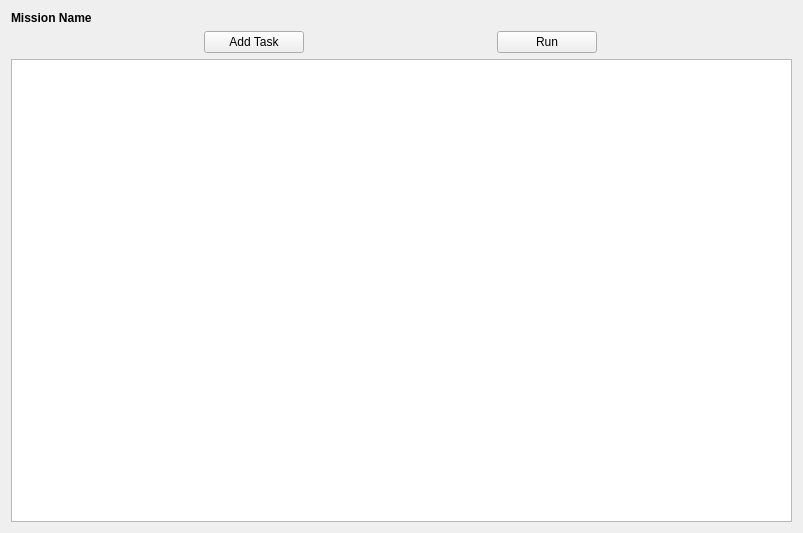
<?xml version="1.0" encoding="UTF-8"?>
<ui version="4.0">
 <class>TaskGroup</class>
 <widget class="QWidget" name="TaskGroup">
  <property name="geometry">
   <rect>
    <x>0</x>
    <y>0</y>
    <width>803</width>
    <height>533</height>
   </rect>
  </property>
  <property name="windowTitle">
   <string>Form</string>
  </property>
  <layout class="QVBoxLayout" name="verticalLayout_2">
   <item>
    <widget class="QLabel" name="MissionName">
     <property name="maximumSize">
      <size>
       <width>16777215</width>
       <height>20</height>
      </size>
     </property>
     <property name="font">
      <font>
       <bold>true</bold>
      </font>
     </property>
     <property name="text">
      <string>Mission Name</string>
     </property>
    </widget>
   </item>
   <item>
    <layout class="QHBoxLayout" name="horizontalLayout">
     <property name="spacing">
      <number>0</number>
     </property>
     <property name="sizeConstraint">
      <enum>QLayout::SetMinimumSize</enum>
     </property>
     <property name="leftMargin">
      <number>0</number>
     </property>
     <property name="topMargin">
      <number>0</number>
     </property>
     <item>
      <widget class="QPushButton" name="addtask">
       <property name="maximumSize">
        <size>
         <width>100</width>
         <height>16777215</height>
        </size>
       </property>
       <property name="text">
        <string>Add Task</string>
       </property>
       <property name="icon">
        <iconset theme="QIcon::ThemeIcon::AppointmentNew"/>
       </property>
      </widget>
     </item>
     <item>
      <widget class="QPushButton" name="run">
       <property name="maximumSize">
        <size>
         <width>100</width>
         <height>16777215</height>
        </size>
       </property>
       <property name="text">
        <string>Run</string>
       </property>
       <property name="icon">
        <iconset theme="QIcon::ThemeIcon::MediaPlaybackStart"/>
       </property>
      </widget>
     </item>
    </layout>
   </item>
   <item>
    <widget class="QListWidget" name="listWidget">
     <property name="maximumSize">
      <size>
       <width>16777215</width>
       <height>500</height>
      </size>
     </property>
    </widget>
   </item>
  </layout>
 </widget>
 <resources/>
 <connections/>
</ui>
